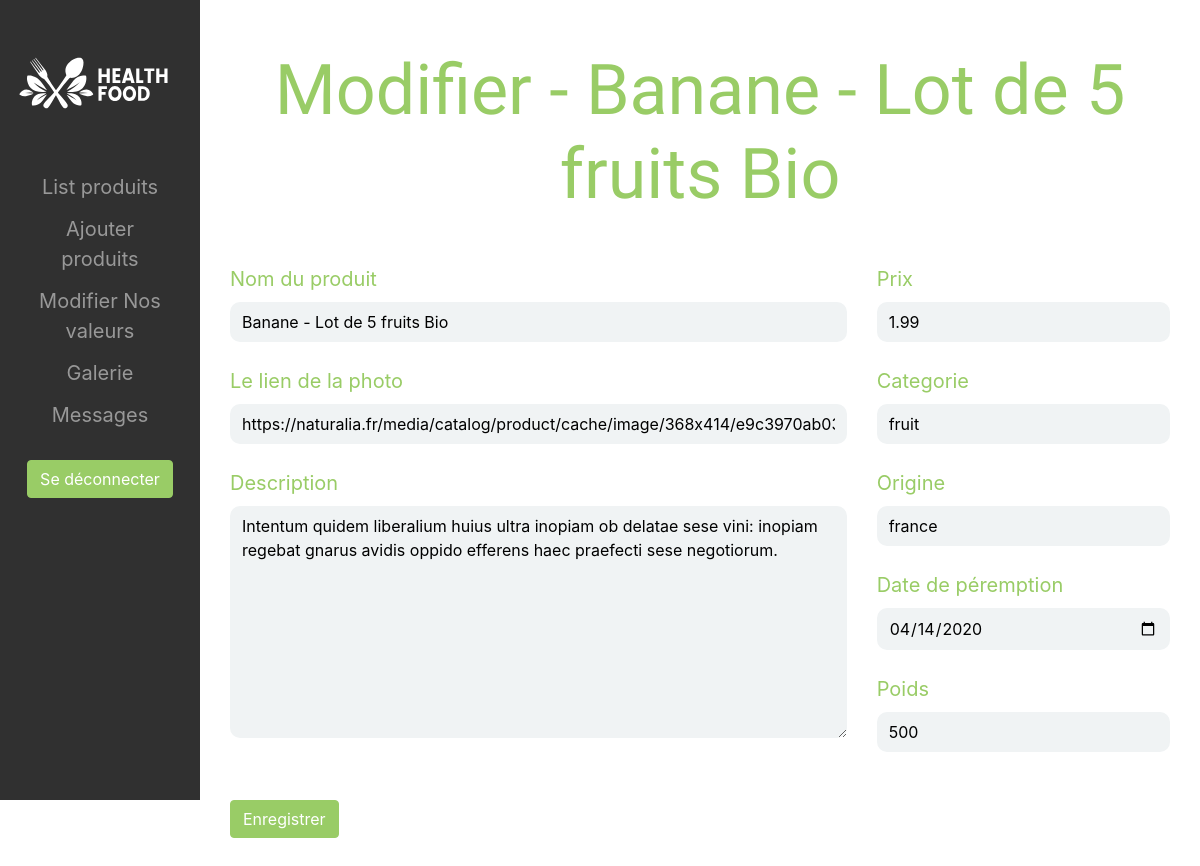
/admin/modifier/index.php?id=4 (signed in), run on an earlier commit of the app's database.
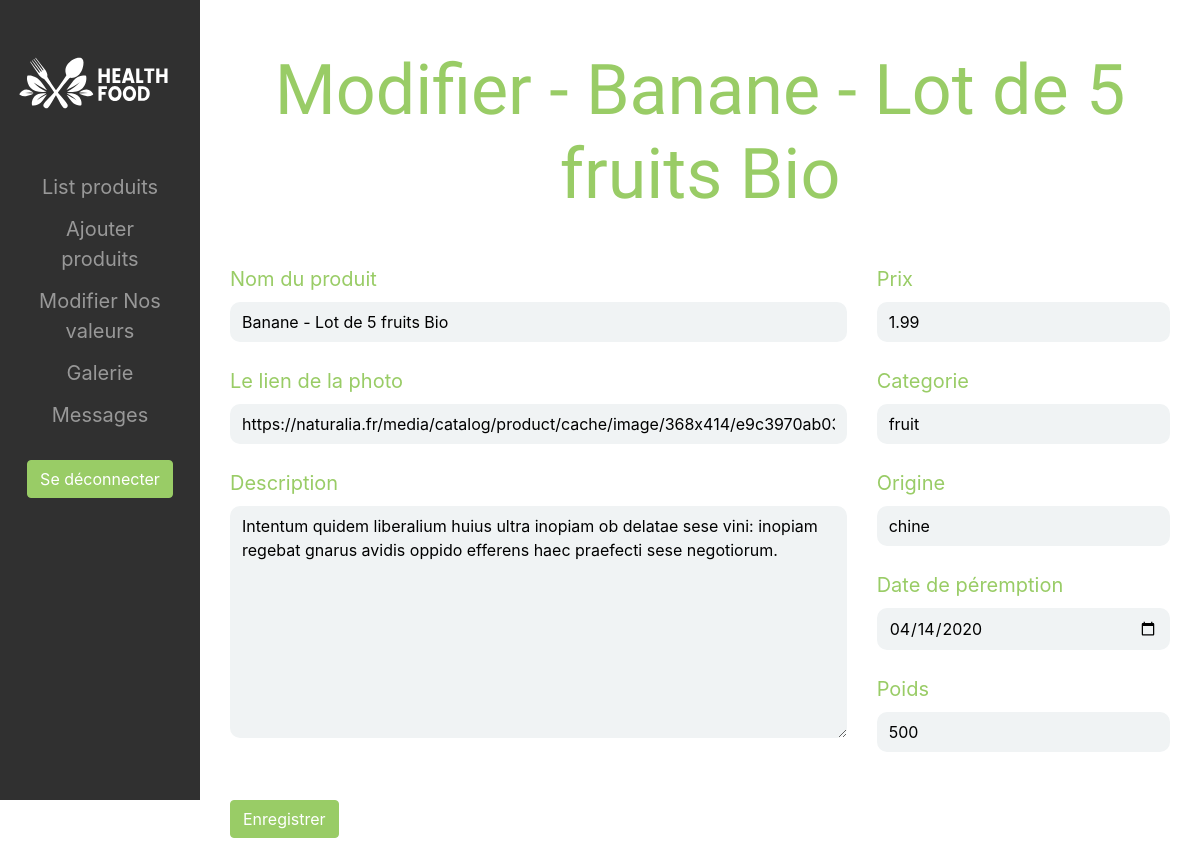
And on a later commit of the database.
### tables this page shows
CREATE TABLE `davy_produits` (
  `id` bigint(20) NOT NULL,
  `nom` varchar(255) DEFAULT NULL,
  `photo` varchar(255) DEFAULT NULL,
  `description` text DEFAULT NULL,
  `prix` float DEFAULT NULL,
  `categorie` varchar(255) DEFAULT NULL,
  `origine` varchar(255) DEFAULT NULL,
  `date` date DEFAULT NULL,
  `poids` int(11) DEFAULT NULL
);

### admin/modifier/modifier-produits.php (the view, shortened to what this page needs)
<?php
$error = "";
?>
        <div class="container my-5">
            <form method="post" action="">
                <div class="row">
                    <div class="col-md-8">
                        <label for="nom" class="size_m color_green">Nom du produit</label>
                        <input value="<?php if(!empty($_GET['id'])) {echo $produit['nom'];} ?>" id="nom" class="input border_input" type="text" name="nom"><br><br>
                        <label for="photo" class="size_m color_green">Le lien de la photo</label>
                        <input value="<?php if(!empty($_GET['id'])) {echo $produit['photo'];} ?>" id="photo" class="input border_input" type="text" name="photo"><br><br>
                        <label for="description" class="size_m color_green">Description</label>
                        <textarea id="description" tabindex="5" rows="9" class="input border_input" name="description"><?php if(!empty($_GET['id'])) {echo $produit['description'];} ?></textarea><br>
                    </div>
                    <div class="col-md-4">
                        <label for="prix" class="size_m color_green">Prix</label>
                        <input value="<?php if(!empty($_GET['id'])) {echo $produit['prix'];} ?>" id="prix" class="input border_input" type="number" step="0.01" name="prix"><br><br>
                        <label for="categorie" class="size_m color_green">Categorie</label>
                        <input value="<?php if(!empty($_GET['id'])) {echo $produit['categorie'];} ?>" id="categorie" class="input border_input" type="text" name="categorie"><br><br>
                        <label for="origine" class="size_m color_green">Origine</label>
                        <input value="<?php if(!empty($_GET['id'])) {echo $produit['origine'];} ?>" id="origine" class="input border_input" type="text" name="origine"><br><br>
                        <label for="date" class="size_m color_green">Date de péremption</label>
                        <input value="<?php if(!empty($_GET['id'])) {echo $produit['date'];} ?>" id="date" class="input border_input" type="date" name="date"><br><br>
                        <label for="number" class="size_m color_green">Poids</label>
                        <input value="<?php if(!empty($_GET['id'])) {echo $produit['poids'];} ?>" id="number" class="input border_input" type="number" step="0.01" name="poids"><br>
                    </div>
                </div>
                <br><br>
                <input type="submit" name="enregistrer" value="Enregistrer" class="btn bouton_green color_white">
                <p class="color_red size_s py-5"><?php echo($error); ?></p>
            </form>
        </div>

### admin/header-admin.php (shortened to what this page needs)
<?php
$bouton_connexion = "Se déconnecter";
if (isset($_SESSION['connect'])) {
    if ($_SESSION['connect'] == "connect") {
        $bouton_connexion = "Se déconnecter";
    }
    else {
        $bouton_connexion = "Se connecter";
    }
}
else {
    $bouton_connexion = "Se connecter";
}
?>
<!DOCTYPE html>
<html lang="fr">
    <head>
        <link rel="stylesheet" href="<?php echo $chemin_page; ?>../css/bootstrap.min.css">
        <link rel="stylesheet" href="<?php echo $chemin_page; ?>../css/trumbowyg.min.css">
        <link rel="stylesheet" href="<?php echo $chemin_page; ?>../css/style.css">
    </head>
    <body>
        <div class="container-fluid">
            <div class="row">
                <div class="col-md-3 col-lg-2 text-center pt-5 menu_admin">
                    <div>
                        <a title="Bouton Accueil" class="navbar-brand" href="<?php echo $chemin_page; ?>../">
                            <img src="<?php echo $chemin_page; ?>../images/logo.svg" height="60" alt="logo">
                        </a>
                    </div><br><br>
                    <a title="Bouton List" class="btn bouton_admin size_m" href="<?php echo $chemin_page; ?>.">List produits</a><br>
                    <a title="Bouton Ajouter" class="btn bouton_admin size_m" href="<?php echo $chemin_page; ?>ajouter">Ajouter produits</a><br>
                    <a title="Bouton Modifier" class="btn bouton_admin size_m" href="<?php echo $chemin_page; ?>valeurs">Modifier Nos valeurs</a><br>
                    <a title="Bouton Galerie" class="btn bouton_admin size_m" href="<?php echo $chemin_page; ?>galerie">Galerie</a><br>
                    <a title="Bouton Messages" class="btn bouton_admin size_m" href="<?php echo $chemin_page; ?>messages">Messages</a><br><br>
                    <form method="POST" action="">
                        <input class="btn bouton_green color_white" type="submit" name="connexion" value="<?php echo($bouton_connexion); ?>">
                    </form><br>
                </div>
                <div class="col-md-9 col-lg-10 offset-md-3 offset-lg-2">
                    <div class="col-lg color_white align-self-center text-center pt-5">
                        <h1 class="font_hotel color_green"><?php echo $title_header; ?></h1>
                    </div>

### admin/modifier/index.php
<?php
include '../../config.php';
$title_header = "Modifier";
$chemin_page = "../";
if (!empty($_GET['id'])) {
    $result = $pdo->prepare('SELECT * FROM davy_produits WHERE id = :id');
    $result->execute(array(
        'id' => $_GET['id']
    ));
    $produit = $result->fetch(PDO::FETCH_ASSOC);
    $title_header = "Modifier - " . $produit["nom"];
}
include '../header-admin.php';
?>
<?php
if (isset($_SESSION['connect'])) {
    if ($_SESSION['connect'] == "connect") {
        include 'modifier-produits.php';
    }
}
?>
<?php
include '../footer-admin.php';
?>

### admin/footer-admin.php
                </div>
            </div>
        </div>
    </body>
</html>

### css/style.css (style rules this page uses)
body { margin: 0px; }
a, a:hover { text-decoration: none; }
.font_hotel { font-family: 'Grand Hotel', cursive; }
body { color: #333333; }
.bouton_green { color: #333333; background-color: #99cc66; border: 1px solid #99cc66; }
.color_green { color: #99cc66; }
.color_white { color: white; }
.color_red { color: red; }
.border_input { border: none; border-radius: 10px; padding: 8px 12px; background-color: #f0f3f4; }
.bouton_admin { color: white; background-color: inherit; border: none; border-radius: 0px; opacity: 0.5; }
.menu_admin { background-color: #303030; min-height: 100vh; position: fixed; z-index: 1; top: 0; left: 0; overflow-x: hidden; }
h1 { font-size: 70px; }
p { font-size: 25px; }
.size_m { font-size: 20px; }
.size_s { font-size: 1rem; }
.input { width: 100%; }

What changed in the data, as far as the page shows it:
changed davy_produits "Modifier - Banane - Lot de 5 fruits Bio": origine "france" → "chine"
